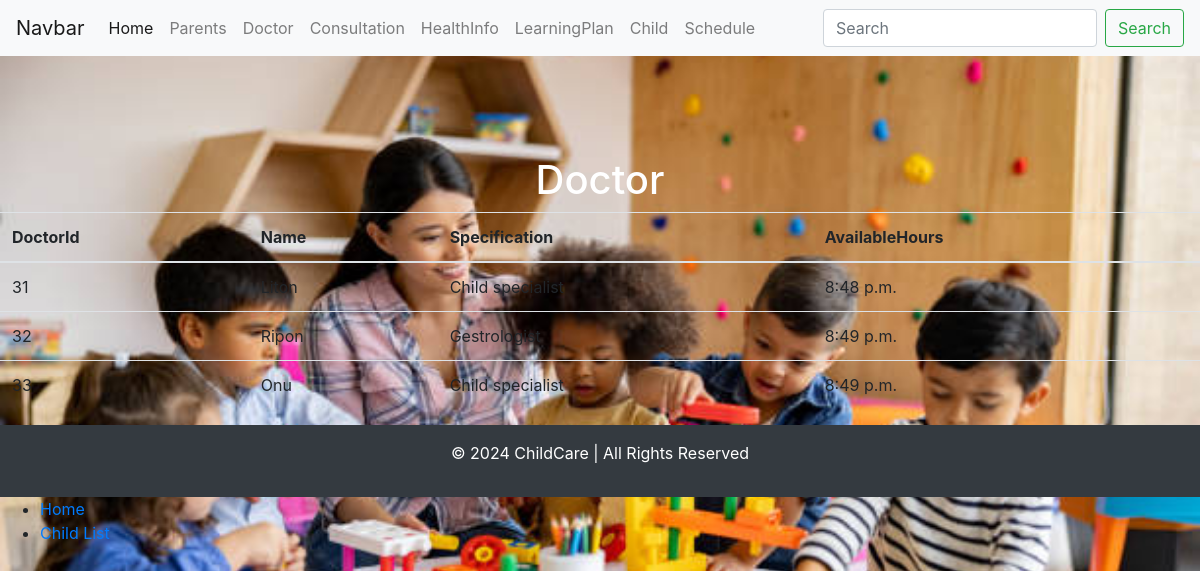
The app's page /Doctor/ with its own data.
### ChildCare/models.py (models this page shows, shortened)
class Doctor(models.Model):
    DoctorId = models.IntegerField(blank=True, null=True)
    Name = models.CharField(max_length=200)
    Specification = models.CharField(max_length=100)
    AvailableHours = models.TimeField(auto_now_add=True)

### ChildCare/views.py (the view)
# urls.py: path('Doctor/', c_views.doctor, name='doctor'),
def doctor(request):
    doctors = Doctor.objects.all()  # Fetch all doctors
    context = {
        'object_project': doctors,  # Use 'object_project' as the context key
    }
    return render(request, template_name='ChildCare/Doctor.html', context=context)

### template/ChildCare/Doctor.html
{% extends 'base.html' %}
{% block content %}
<h1>Doctor</h1>
<table class="table">
  <thead>
    <tr>
      <th scope="col">DoctorId</th>
      <th scope="col">Name</th>
      <th scope="col">Specification</th>
      <th scope="col">AvailableHours</th>
    </tr>
  </thead>
  <tbody>
  {%for d in object_project%}
    <tr>
      <td>{{d.DoctorId}}</td>
       <td>{{d.Name}}</td>
      <td>{{d.Specification}}</td>
      <td>{{d.AvailableHours}}</td>
    </tr>
  {%endfor%}
  </tbody>
</table>
{% endblock %}

### static/css/style.css (style rules this page uses)
body { background-image: url("..images/mygp.jpg"); background-size: cover; background-repeat: no-repeat; background-attachment: fixed; }
h1 { color: white; text-align: center; padding-top: 100px; }

### records on screen
Doctor: DoctorId "31", Name "Liton", Specification "Child specialist", AvailableHours "8:48 p.m."
Doctor: DoctorId "32", Name "Ripon", Specification "Gestrologist", AvailableHours "8:49 p.m."
Doctor: DoctorId "33", Name "Onu", Specification "Child specialist", AvailableHours "8:49 p.m."
